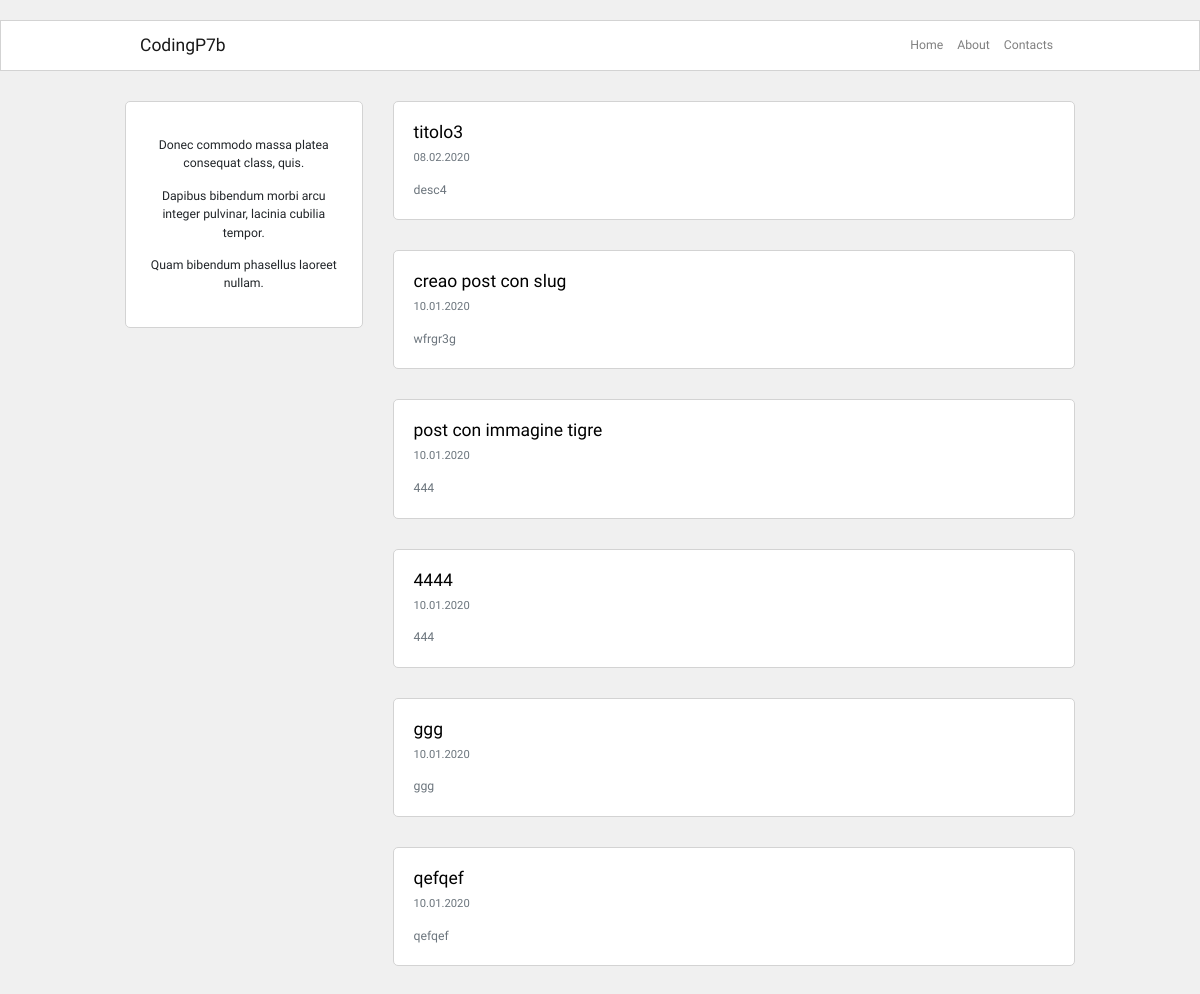
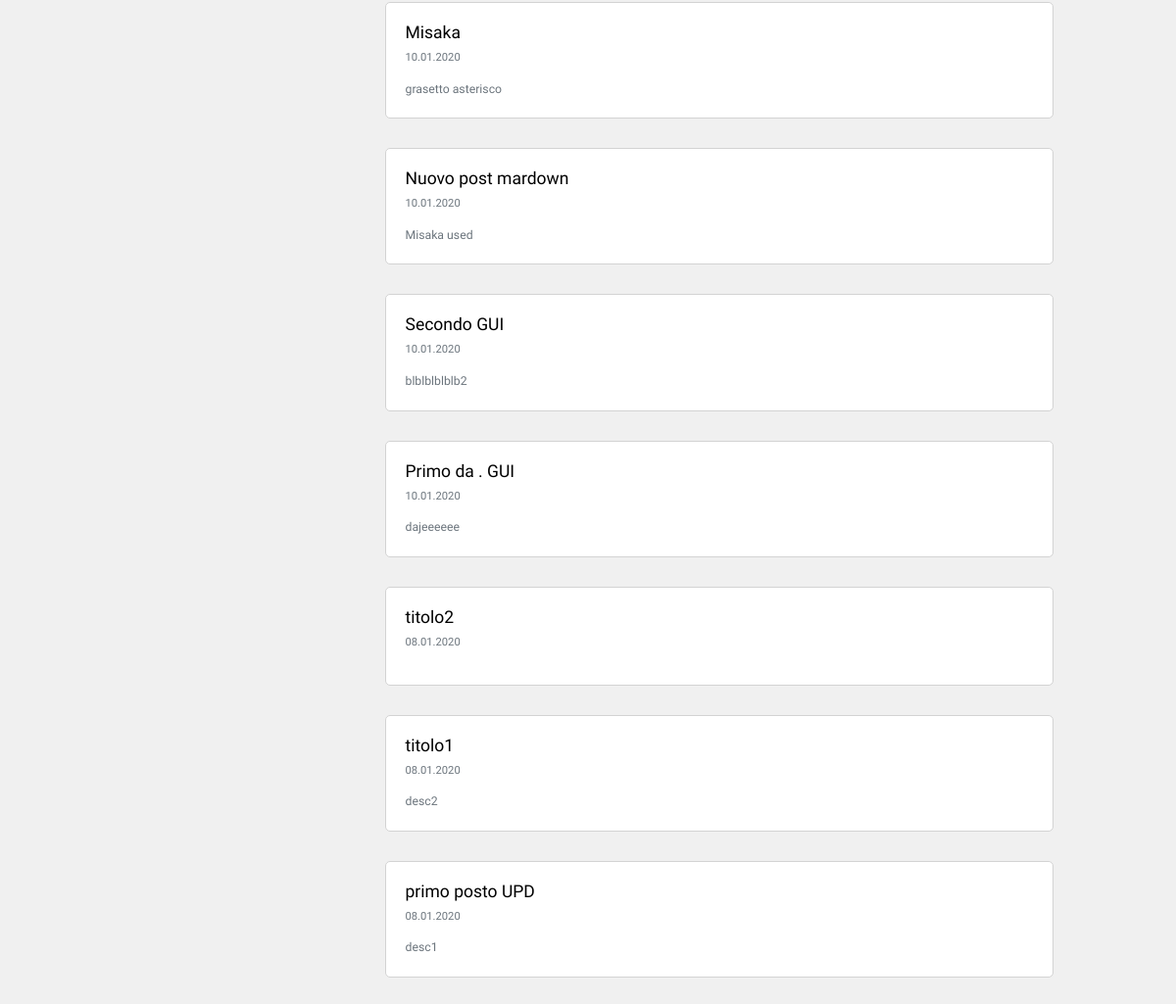
The page / on the database its author committed (2 pictures, top to bottom).
### blog/models.py (models this page shows, shortened)
class Post(db.Model):
    id = db.Column(db.Integer, primary_key=True)
    user_id = db.Column(db.Integer, db.ForeignKey('user.id'), nullable=False)
    created_at = db.Column(db.DateTime, default=datetime.now)
    title = db.Column(db.String(120), nullable=False)
    description = db.Column(db.String(240))
    body = db.Column(db.Text(), nullable=False) # no string limits
    slug = db.Column(db.String(250))
    image = db.Column(db.String(120))

### blog/routes.py (the view)
@app.route("/")
def homepage():
    posts = Post.query.order_by(Post.created_at.desc()).all()
    return render_template("homepage.html",  posts=posts)

### blog/templates/homepage.html (shortened to what this page needs)
{% extends 'base.html' %}
{% block content %}
<div class="container content-container" >
    <div class="row no-gutters">
        <div class="col-md-9 order-md-2">
            {% for p in posts %}
            <div class="single-post-home">
                <h5>
                    <a class="custom-link" href="{{ url_for('post_detail', post_slug=p.slug) }}">
                        {{ p.title }}
                    </a>
                </h5>
                <p class="p-small-two text-muted">{{ p.created_at.strftime('%d.%m.%Y') }}</p>
                {% if p.description %}
                <p class="p-small-one text-muted mb-0">
                    {{ p.description }}
                </p>
                {% endif %}
            </div>
            {% endfor %}
        </div>
        <div class="col-md-3 order-md-1">
            {%include 'about_me_snippet.html' %}
        </div>
    </div>
</div>
{% endblock %}

### blog/templates/base.html (shortened to what this page needs)
<!DOCTYPE html>
<html lang="en">
<head>
    <link rel="stylesheet" href="https://stackpath.bootstrapcdn.com/bootstrap/4.4.1/css/bootstrap.min.css"
>
    <link rel="stylesheet" href="{{ url_for('static', filename='blog.css') }}">
</head>
<body>
    <nav class="navbar navbar-expand-lg navbar-light navbar-bg-white">
        <div class="container navbar-container" >
            <a class="navbar-brand" href="#">CodingP7b</a>
            <div class="collapse navbar-collapse" id="navbarSupportedContent">
                <div class="navbar-nav ml-auto">
                    <a class="nav-item nav-link" href="{{ url_for('homepage') }}">Home <span class="sr-only">(current)</span></a>
                    <a class="nav-item nav-link" href="{{ url_for('about') }}">About</a>
                    <a class="nav-item nav-link" href="#">Contacts</a>
                </div>
            </div>
        </div>
    </nav>
    {% block content %}
    {% endblock %}
</body>
</html>

### blog/templates/about_me_snippet.html
<div class="about-snippet-block text-center">
    <p> {{ lipsum(n=3, min=5, max=10) }}</p>
</div>

### blog/static/blog.css (style rules this page uses)
html, body { font-family: 'Raleway', sans-serif; font-size: 0.875rem; padding: 10px 0px 10px 0px; background-color: #f0f0f0; }
.navbar-bg-white { background-color: white; border: 1px solid #d3d3d3; }
.navbar-container { max-width: 950px; }
.content-container { max-width: 950px; margin-top: 30px; margin-bottom: 30px; padding: 0px; }
.about-snippet-block { background-color: #fff; border: 1px solid #d3d3d3; border-radius: 5px; padding: 20px; }
.single-post-home { background-color: #fff; border: 1px solid #d3d3d3; border-radius: 5px; padding: 20px; margin-bottom: 30px; }
.p-small-one { font-size: 0.875rem; }
.p-small-two { font-size: 0.800rem; }
.custom-link { color : #000; }
@media (min-width: 768px) { .single-post-home { margin-left: 30px; } }

### rows shown on the page
Post: title "titolo3", created_at "08.02.2020", description "desc4"
Post: title "creao post con slug", created_at "10.01.2020", description "wfrgr3g"
Post: title "post con immagine tigre", created_at "10.01.2020", description "444"
Post: title "4444", created_at "10.01.2020", description "444"
Post: title "ggg", created_at "10.01.2020", description "ggg"
Post: title "qefqef", created_at "10.01.2020", description "qefqef"
Post: title "Misaka", created_at "10.01.2020", description "grasetto asterisco"
Post: title "Nuovo post mardown", created_at "10.01.2020", description "Misaka used"
Post: title "Secondo GUI", created_at "10.01.2020", description "blblblblblb2"
Post: title "Primo da . GUI", created_at "10.01.2020", description "dajeeeeee"
Post: title "titolo2", created_at "08.01.2020"
Post: title "titolo1", created_at "08.01.2020", description "desc2"
Post: title "primo posto UPD", created_at "08.01.2020", description "desc1"

### other values the page prints
{{ lipsum(n=3, min=5, max=10) }} "Donec commodo massa platea consequat class, quis. Dapibus bibendum morbi arcu integer pulvinar, lacinia cubilia tempor. Quam bibendum phasellus laoreet nullam."
